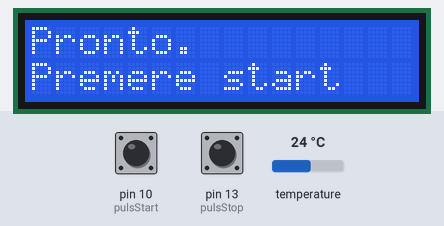
The sketch below on a simulated Arduino Uno, built with avr-gcc and run on an emulated ATmega328P. Shown: 16×2 character LCD. The inputs (shaded band) are chosen by the test bench; at power-on: pin 13 (pulsStop) HIGH, pin 10 (pulsStart) HIGH, temperature 24 °C. What the sketch prints to the serial monitor is not drawn.

Above: at 2.4 s.
2.5 s: pin 13 (pulsStop) pulled LOW for 3.2 s
At 4.18 s:
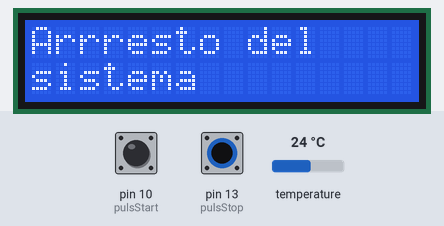
7.5 s: pin 10 (pulsStart) pulled LOW for 0.15 s
At 9.4 s:
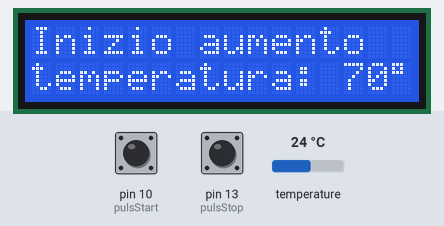
9.7 s: pin 13 (pulsStop) pulled LOW for 1 s
At 11.3 s:
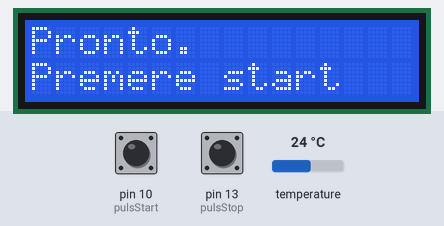
12.2 s: pin 13 (pulsStop) pulled LOW for 0.15 s
15.3 s: pin 10 (pulsStart) driven LOW and pin 13 (pulsStop) driven LOW
At 18.2 s:
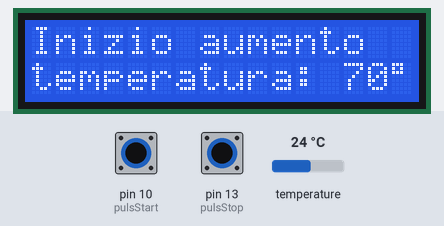
18.3 s: pin 13 (pulsStop) driven HIGH
Timing chart, 0 to 21.3 s (numbered marks = the images above; inputs shaded):
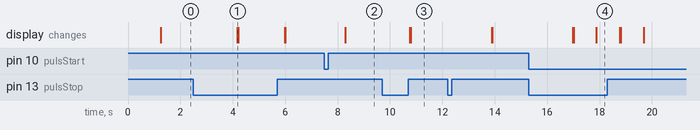

The sketch:

Termostato_Mauro_V1.0.0.ino
```cpp
//*****************************************************
//
// Data inizio 8/11/2018
// Data ultima modfica 10/11/2018
// Realizzato da Daniele loddo alias Ivotek
// Contatti www.ivotek.it ivotek@gmail.com
//
// Credits:
//
// Librerie necessarie presenti nel gestore di librerie di arduino 1.8.7
// LCD LiquidCrystal
// Comunicazione OneWire
// Decodifica protocollo DallasTemperature
//
// Display utilizzato Hitachi HD44780 1602 parallelo
// Piedinatura:
// LCD RS pin to digital pin 12
// LCD Enable pin to digital pin 11
// LCD D4 pin to digital pin 5
// LCD D5 pin to digital pin 4
// LCD D6 pin to digital pin 3
// LCD D7 pin to digital pin 2
// LCD R/W pin to ground
// LCD VSS pin to ground
// LCD VCC pin to 5V
// 10K resistor: ends to +5V and ground
// wiper to LCD VO pin (pin 3)
//
// Pulsante di start pin 10 NA collegato a massa
// Pulsante di stop pin 13  NA collegato a massa
//
// Relè attivazione resistenza di riscaldamenti  pin 6 HIGH=attivo LOW=disattivo
//
// Sensore temperatura pin 8 modello DS18B20
//
//*******************************************************************


//Libreria per LCD
#include <LiquidCrystal.h>
//Libreria per la comunicazone
#include <OneWire.h>
//Libreria per la decodifica
#include <DallasTemperature.h>

//Associazione dei piedini con le funzioni del display LCD
const int rs = 12, en = 11, d4 = 5, d5 = 4, d6 = 3, d7 = 2;
LiquidCrystal lcd(rs, en, d4, d5, d6, d7);

//Va alla temperatura passata come parametro
void GoTemp(int);
//Mantiene la temperatura per il tempo passato
void KeepTime(int);
//Attende la pressione del pulsante start
void WaitStart();
//Termina il programma
void Stop ();


//Prima temperatura
const float firstTemp = 70 ;
//Seconda temperatura
const float secondTemp = 100;
//Primo tempo
const long firstTime = 30;
//Secondo tempo
const long secondTime = 30;
//Relè per attivare la resistenza
const int rele = 6;
//Pulsante di start
const int pulsStart = 10;
//Pulsante di stop
const int pulsStop = 13;
//Sensore di temperatura
const int DS18B20_Pin = 8;
//Variabile booleana per segnalare lo stop non regolare
boolean flgStop = false;
//Assegno il piedino per la comuncicazione one wire
OneWire oneWire(DS18B20_Pin);

//Specifico quale codifica deve essere utilizzata
DallasTemperature sensors(&oneWire);

void setup() {
  //Settaggi iniziali display

  //DEBUG
  Serial.begin(9600);

  //Setto il numero di linee e colonne:
  lcd.begin(16, 2);
  // Stampo la scritta iniziliale
  lcd.print("ATTENDERE");
  lcd.setCursor(0, 2);
  lcd.print("AVVIO");
  delay(1000);

  //Settaggi porte
  //Pulsanti
  pinMode(pulsStart, INPUT_PULLUP);
  pinMode(pulsStop, INPUT_PULLUP);

  //DEBUG
  Serial.println("INFORMAZIONI: Avvio Setup");
  Serial.print("INFORMAZIONI: Prima temperatura impostata: ");
  Serial.println(firstTemp);
  Serial.print("INFORMAZIONI: Primo tempo impostato: ");
  Serial.println(firstTime);
  Serial.print("INFORMAZIONI: Seconda temperatura impostata: ");
  Serial.println(secondTemp);
  Serial.print("INFORMAZIONI: Secondo tempo impostato: ");
  Serial.println(secondTime);

}

void loop() {
  //Saluto iniziale
  HelloInit();

  //Attendo la pressione del pulsante start
  WaitStart();

  //Porta la temperatura a 70 gradi
  GoTemp(firstTemp);

  //Mantiene la temepratura per 30 minuti
  KeepTime(firstTime, firstTemp);

  //Porta la temperatura a 100 gradi
  GoTemp(secondTemp);

  //Mantiene la temperatura
  KeepTime(secondTime, secondTemp);

  //Spegne tutto
  Stop();

}

//Inizializzazione del LCD e messaggio di partenza
void HelloInit() {

  //DEBUG
  Serial.println("INFORMAZIONI: Avvio HelloInit");

  //Cancello lo schermo
  lcd.clear();
  //Invio il messaggio
  lcd.print("Pronto.");
  //Mi sposto alla colonna 0 riga 2
  lcd.setCursor(0, 2);
  //Invio il messaggio
  lcd.print("Premere start");
}

//Attesa della pressione del pulsante start
void WaitStart() {

  //DEBUG
  Serial.println("INFORMAZIONI: Avvio WaitStart");

  //Se il pulsante non è premuto rimango nel ciclo
  //A meno chè non venga premuto il pulsante di stop
  while (1) {
    //Pulsante start premuto, esco dal ciclo
    if (digitalRead(pulsStart) == LOW) return;
    //Pulsante stop premuto, esco dal ciclo e setto la variabile come true
    if (digitalRead(pulsStop) == LOW ) {
      //Setto la variabile
      flgStop = true;
      //Esco dal ciclo
      return;
    }
  };
}

//Vado alla temepratura passata come parametro
void GoTemp(int temp) {

  //DEBUG
  Serial.println("INFORMAZIONI: Avvio GoTemp");

  //Ciclo per il controllo della temperatura

  //Sino a quando la temperatura è bassa effettuo il ciclo
  //Salto il cicl ose la variabileflgStop è settata su true
  while ((GetTemp() < temp) &&(flgStop==false) ) {
    //Cancello lo schermo
    lcd.clear();
    //Invio il messaggio
    lcd.print("Inizio aumento");
    //Mi sposto alla colonna 0 riga 2
    lcd.setCursor(0, 2);
    //Invio il messaggio
    lcd.print("temperatura: ");
    lcd.print(temp);
    lcd.print((char)223);

    //Attivo il relè
    digitalWrite(rele, HIGH);
    //DEBUG
    Serial.println("INFORMAZIONI: Relè attivo");

    //Controllo se ha premuto il pulsante di stop
    if (digitalRead(pulsStop) == LOW ){
      //Setto la variabilea true
      flgStop = true;
      //Esco dalla funzione
      return;
    }
  }

  //Finito il ciclo disattivo il relè
  digitalWrite(rele, LOW);
  //DEBUG
  Serial.println("INFORMAZIONI: Relè disattivo");

}

//Tengo la temperatura per il tempo passato come parametro
void KeepTime(int ktime, float temp) {

  //DEBUG
  Serial.println("INFORMAZIONI: Avvio KeepTime");

  //Creo un ciclo per il tempo passato come parametro
  //Prendo il tempo
  long timenow = millis();
  //Converto il ktime da minuti a millisecondi
  ktime = ktime * 1000 * 60;
  while ((millis() - timenow ) < ktime && (flgStop == false)) {
    //Il tempo è minore quindi controllo la temperatura
    if (GetTemp() < temp) {
      //La temperatura è minore
      //Attivo il relè
      digitalWrite(rele, HIGH);

      //Aggiorno il display
      //Cancello lo schermo
      lcd.clear();
      //Invio il messaggio
      lcd.print("Mantenimento");
      //Mi sposto alla colonna 0 riga 2
      lcd.setCursor(0, 2);
      //Invio il messaggio
      lcd.print("temperatura: ");
      lcd.print(ktime);
      lcd.print("sec");
    }
    else
    {
      //La temperatura è maggiore
      //Disattivo il relè
      digitalWrite(rele, LOW);
      //Aggiorno il display
      //Cancello lo schermo
      lcd.clear();
      //Invio il messaggio
      lcd.print("Mantenimento");
      //Mi sposto alla colonna 0 riga 2
      lcd.setCursor(0, 2);
      //Invio il messaggio
      lcd.print("temperatura: ");
      lcd.print(ktime);
      lcd.print("sec");
    }
  }

  //Finito il ciclo disattivo il relè
  digitalWrite(rele, LOW);

  //Controllo se ha premuto il tasto stop
  if (digitalRead(pulsStop) == LOW ){
      //Setto la variabilea true
      flgStop = true;
      //Esco dalla funzione
      return;
    }
}

//Fermo i processi
void Stop () {

  //DEBUG
  Serial.println("INFORMAZIONI: Avvio Stop");

  //Cancello lo schermo
  lcd.clear();
  //Invio il messaggio
  lcd.print("Arrresto del");
  //Mi sposto alla colonna 0 riga 2
  lcd.setCursor(0, 2);
  //Invio il messaggio
  lcd.print("sistema");

  //Controllo il perché dello stop
  //Se è un "emergenza" setto i flag
  //Sistemo le uscite

  if (flgStop == true){
    //Apro tutti i relè
    digitalWrite(rele,LOW);
    //Resetto la variabile d'emergenza
    flgStop = false;
  }
}

//Leggo e ritorno la temperatura
float GetTemp() {

  //DEBUG
  Serial.println("INFORMAZIONI: Avvio GetTemp");

  //Richiedo la temperatura al sensore
  sensors.requestTemperatures();

  //DEBUG
  Serial.print("INFORMAZIONI: Temepratura misurata = ");
  Serial.println(sensors.getTempCByIndex(0));

  //Ritorno la temperatura corrente
  return sensors.getTempCByIndex(0);
}
```

Measured:
- after the input at 2.5 s, the display: changes after 1.7 s (image 1)
- after the input at 7.5 s, the display: changes after 0.79 s (image 2)
- after the input at 9.7 s, the display: first changes after 1.1 s (image 3 shows a later state)
- after the input at 15.3 s, the display: first changes after 1.7 s (image 4 shows a later state)
